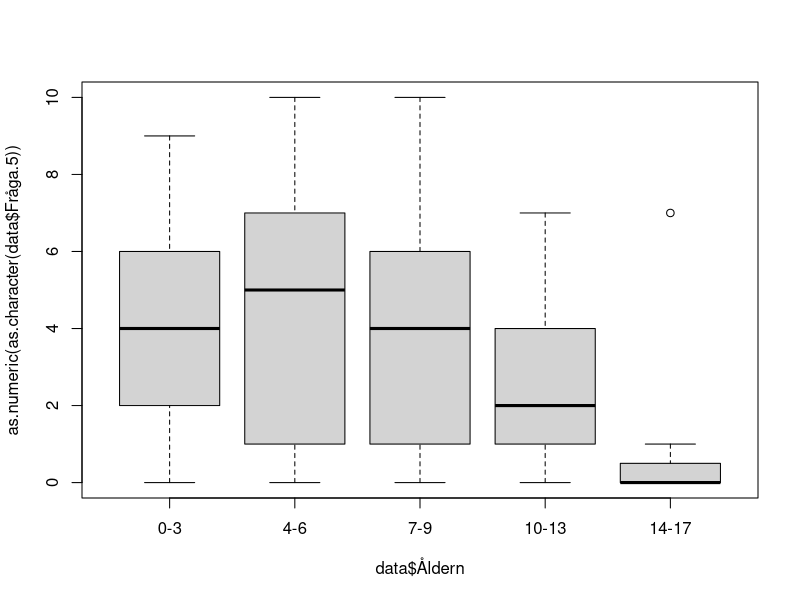
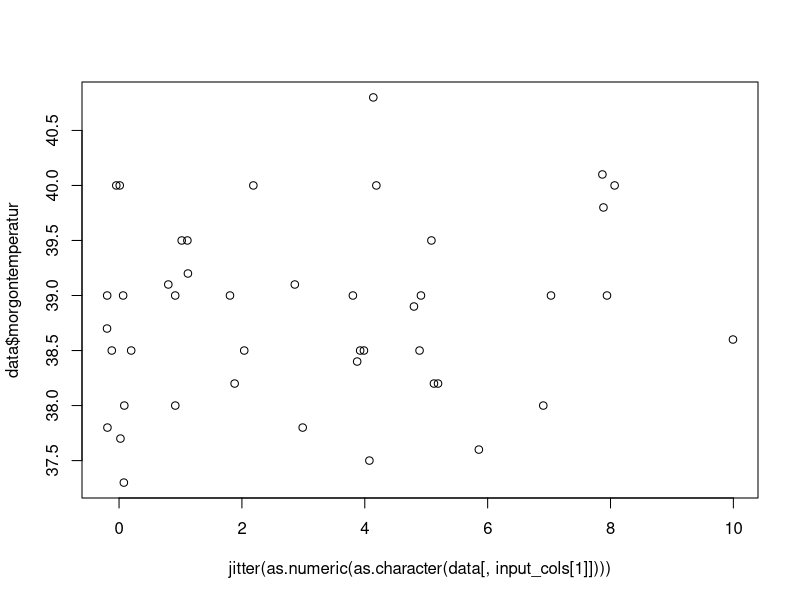

Reproduce these figures in R, in order. (Note: this script raises an error after producing the figures.)
library(stringr)
data <- read.delim('Forschungsarbeit Auswehrtungstabelle 1.csv')
data$Förkylning <- factor(data$Förkylning)
data$Halsont <- factor(data$Halsont)
data$Feber <- factor(data$Feber)
data$Ont.i.öron <- factor(data$Ont.i.öron)
data$UVI <- factor(data$UVI)
data$Hosta <- factor(data$Hosta)
data$Kräkningar <- factor(data$Kräkningar)
data$Diarre <- factor(data$Diarre)
data$Magont <- factor(data$Magont)

data$morgontemperatur <-  as.numeric(str_replace( as.character( data$morgontemperatur), ',','.'))

data$Åldern <- factor( as.character(data$Åldern), levels=c('0-3','4-6','7-9','10-13','14-17' ))

save(data,file="data.RData")

plot( as.numeric(as.character(data$Fråga.5)) ~ data$Åldern)
anova(lm( as.numeric(data$Fråga.5) ~ data$Åldern))$"Pr(>F)"[1]
#[1] 1.06104e-05

input_cols <- c('Fråga.5','Fråga.6','Fråga.7','Fråga..8','Fråga..9','Fråga..10.VAS.CRP','Fråga..10.VAS.strep' )

run_annova <- function( colname ) {

	p.vals1 <- unlist(lapply( input_cols , function(cname) {
		anova(lm( as.numeric(as.character(data[,cname])) ~ data[,colname]))$"Pr(>F)"[1]
	} ))
	
	names(p.vals1) <- input_cols
	p.vals1

}

(p.vals1 <- run_annova('Åldern'))

#            Fråga.5             Fråga.6             Fråga.7            Fråga..8 
#       1.061040e-05        1.089857e-08        2.451278e-01        3.397947e-03 
#           Fråga..9   Fråga..10.VAS.CRP Fråga..10.VAS.strep 
#       1.092852e-07        5.611234e-22        3.930611e-07 

# surprisingly good p values here!

## and the extremely goof p values were an error...

# with the corrected script the p values look more reliable:
# the answe to the question: Does the age of the kids affect the answer to the questions:

#            Fråga.5             Fråga.6             Fråga.7            Fråga..8 
#       1.550308e-04        1.022504e-07        2.451278e-01        3.397947e-03 
#           Fråga..9   Fråga..10.VAS.CRP Fråga..10.VAS.strep 
#       1.092852e-07        8.848871e-05        7.102369e-01


#next what would I like to see?

#visual inspection of the plots like
plot( jitter(as.numeric(as.character(data[,input_cols[1]]))) , data$morgontemperatur)
# did show no effect of the temperature on the questions outcome.

temperature_corr <- NULL
for ( i in 1:length(input_cols)){
	t <- cor.test(as.numeric(as.character(data[,input_cols[i]])) , data$morgontemperatur)
	temperature_corr <- rbind(temperature_corr, c(t$estimate, t$p.value))
}
rownames(temperature_corr) <- input_cols 
colnames(temperature_corr) <- c('pearson rho','p value')

temperature_corr
#                      pearson rho   p value
#Fråga.5              0.1449602126 0.3478091
#Fråga.6              0.0471049719 0.7401870
#Fråga.7              0.0616241503 0.6611327
#Fråga..8             0.0313697722 0.8235475
#Fråga..9             0.0494208433 0.7252697
#Fråga..10.VAS.CRP   -0.0001261715 0.9995441
#Fråga..10.VAS.strep -0.0352295203 0.9283052

(p.vals.kön <- run_annova('kön'))
#            Fråga.5             Fråga.6             Fråga.7            Fråga..8 
#          0.9018953           0.9893636           0.3102917           0.4723559 
#           Fråga..9   Fråga..10.VAS.CRP Fråga..10.VAS.strep 
#          0.8700623           0.4540279           0.7181212

(p.vals.Förkylning <- run_annova('Förkylning'))
#            Fråga.5             Fråga.6             Fråga.7            Fråga..8 
#          0.6633117           0.8820971           0.1282242           0.4538891 
#           Fråga..9   Fråga..10.VAS.CRP Fråga..10.VAS.strep 
#          0.7845322           0.4689488           0.9719658 
(p.vals.Ont.i.öron <- run_annova('Ont.i.öron'))
#            Fråga.5             Fråga.6             Fråga.7            Fråga..8 
#         0.65299100          0.27232017          0.32673439          0.09375773 
#           Fråga..9   Fråga..10.VAS.CRP Fråga..10.VAS.strep 
#         0.90514744          0.12489450          0.46642420 
(p.vals.Hosta <- run_annova('Hosta'))
#            Fråga.5             Fråga.6             Fråga.7            Fråga..8 
#         0.32388528          0.34294922          0.43979613          0.03278197 
#           Fråga..9   Fråga..10.VAS.CRP Fråga..10.VAS.strep 
#         0.55829322          0.42841204          0.97432771 

## In other words - only the age of the child affects the pain results

## for all other questions I need more input.


## Now a pie chart for the 'BesöksUrsak'
data$BesöksUrsak <-  rep( '', nrow(data) )
for ( n in c( 6,7,8,10,11,12,13,14) ) {
	data$BesöksUrsak[which(data[,n] == 1)] <- paste( data$BesöksUrsak[which(data[,n] == 1)], colnames(data)[n])
}


## group that to more useful groups:
data$ManCause <- rep( '', nrow(data) )
oli <- NULL
oli <- c( oli , grep ( 'Hosta', data$BesöksUrsak ) )
oli <- c( oli , grep ( 'Halsont', data$BesöksUrsak ) )
oli <- c( oli , grep ( 'Ont.i.öron', data$BesöksUrsak ) )
oli <- c( oli , grep ( 'Förkylning', data$BesöksUrsak ) )
data$ManCause[unique(oli)] <- 'ÖLI'

data$ManCause[match(' Feber Diarre',data$BesöksUrsak)] <- 'GI'
data$ManCause[match(' Kräkningar Diarre',data$BesöksUrsak)] <- 'GI'
data$ManCause[which(is.na(match(data$BesöksUrsak," Diarre"))==F)] <- 'GI'

table( paste ( data$ManCause, data$BesöksUrsak ) )

data$ManCause[grep('UVI', data$BesöksUrsak )] <- 'UVI'

data$ManCause[which(is.na(match(data$BesöksUrsak," Feber"))==F)] <- 'oklart Feber'

data$ManCause[which(is.na(match(data$BesöksUrsak,"" ))==F)] <- 'ej angivna'

data$ManCause[which(is.na(match(data$ManCause,,"" ))==F)] <-  'ej angivna'


## oh great - the parents know how the kids react.
cor.test( as.numeric(as.character(data$Fråga..9)),  as.numeric(as.character(data$Fråga..10.VAS.CRP)) )

#	Pearson's product-moment correlation

#data:  as.numeric(as.character(data$Fråga..9)) and as.numeric(as.character(data$Fråga..10.VAS.CRP))
#t = 11.417, df = 65, p-value < 2.2e-16
#alternative hypothesis: true correlation is not equal to 0
#95 percent confidence interval:
# 0.7174187 0.8836752
#sample estimates:
#      cor 
#0.8168581 


#partent expect and kids feel the pain
cor.test( as.numeric(as.character(data$Fråga.6)),  as.numeric(as.character(data$Fråga..10.VAS.CRP)) )

#	Pearson's product-moment correlation

#data:  as.numeric(as.character(data$Fråga.6)) and as.numeric(as.character(data$Fråga..10.VAS.CRP))
#t = 7.9075, df = 65, p-value = 4.261e-11
#alternative hypothesis: true correlation is not equal to 0
#95 percent confidence interval:
# 0.5530345 0.8050265
#sample estimates:
#     cor 
#0.700223 

## and the parents see what they expected.
cor.test( as.numeric(as.character(data$Fråga.6)),  as.numeric(as.character(data$Fråga..9)) )

#	Pearson's product-moment correlation

#data:  as.numeric(as.character(data$Fråga.6)) and as.numeric(as.character(data$Fråga..9))
#t = 12.313, df = 152, p-value < 2.2e-16
#alternative hypothesis: true correlation is not equal to 0
#95 percent confidence interval:
# 0.6174964 0.7778674
#sample estimates:
#      cor 
#0.7066437 
#
#Warnmeldung:
#In cor.test(as.numeric(as.character(data$Fråga.6)), as.numeric(as.character(data$Fråga..9))) :
#  NAs durch Umwandlung erzeugt

summary(data$Åldern)/155 *100
#     0-3      4-6      7-9    10-13    14-17 
#38.70968 20.64516 13.54839 16.77419 10.32258 
pie(table(data$Åldern))

data$CRP <- rep('NO',nrow(data))
data$CRP[is.na(match(data$Fråga..10.VAS.CRP, 'na'))==T] <- 'Yes'

CRP <- data[which(data$CRP == 'Yes'),]
(table(paste(as.factor(CRP$CRP), CRP$Åldern)) / nrow(CRP) ) *100

#  Yes 0-3 Yes 10-13 Yes 14-17   Yes 4-6   Yes 7-9 
#43.697479 15.126050  7.563025 19.327731 14.285714 

# Show the numbers for Fråga..10.VAS.CRP for the age
res <- table(data$Åldern, data$Fråga..10.VAS.CRP)
res[ which(res == 0)] = '-'
write.table( res, file="Åldern_vs_Fråga10.VAS.CRP.xls", sep="\t" , quote=F)

#4-6 
mean(c(rep(0,3),rep(10,2),rep(2,5),rep(4,4),rep(5,4),rep(6,3),rep(7,1),rep(8,1)))
#[1] 4.304348
sd(c(rep(0,3),rep(10,2),rep(2,5),rep(4,4),rep(5,4),rep(6,3),rep(7,1),rep(8,1)))
#[1] 2.851392
#7-9
mean(c(rep(0,2),rep(10,1),rep(2,6),rep(3,2),rep(4,5),rep(6,1)))
#[1] 3.176471
sd(c(rep(0,2),rep(10,1),rep(2,6),rep(3,2),rep(4,5),rep(6,1)))
#[1] 2.324739
#10-13
mean(c(rep(0,10),rep(2,4),rep(4,3),rep(5,1)))
#[1] 1.388889
sd(c(rep(0,10),rep(2,4),rep(4,3),rep(5,1)))
#[1] 1.786844
#14-17
mean(c(rep(0,6),rep(2,3)))
#[1] 0.6666667
sd(c(rep(0,6),rep(2,3)))
#[1] 1



res2 <- table(data$Åldern, data$Fråga..9)
res2[ which(res2 == 0)] = '-'

#0-3
 mean(c(rep( 0,9),rep(1,5),rep(2,6),rep(3,7),rep(4,2),rep(5,5),rep(6,5),rep(7,8),rep(9,4),rep(10,2)))
#[1] 4.018868
 sd(c(rep( 0,9),rep(1,5),rep(2,6),rep(3,7),rep(4,2),rep(5,5),rep(6,5),rep(7,8),rep(9,4),rep(10,2)))
#[1] 3.06651
#4-6
mean(c(rep(0,7),rep(1,5),rep(2,4),rep(3,2),rep(4,4),rep(5,2),rep(6,4),rep(8,1),rep(10,3)))
#[1] 3.34375
sd(c(rep(0,7),rep(1,5),rep(2,4),rep(3,2),rep(4,4),rep(5,2),rep(6,4),rep(8,1),rep(10,3)))
#[1] 3.127499
#7-9
 mean(c(rep(0,7),rep(1,1),rep(2,3),rep(3,5),rep(4,2),rep(5,1),rep(6,1),rep(10,1)))
#[1] 2.428571
 sd(c(rep(0,7),rep(1,1),rep(2,3),rep(3,5),rep(4,2),rep(5,1),rep(6,1),rep(10,1)))
#[1] 2.521338
#10-13
mean(c(rep(0,9),rep(1,6),rep(2,4),rep(3,4),rep(4,3)))
#[1] 1.461538
 sd(c(rep(0,9),rep(1,6),rep(2,4),rep(3,4),rep(4,3)))
#[1] 1.420726
#14-17
mean(c(rep(0,11),rep(1,4),rep(3,1)))
#[1] 0.4375
sd (c(rep(0,11),rep(1,4),rep(3,1)))
#[1] 0.813941

res3 <- table(data$Åldern, data$Fråga..10.VAS.strep)
res3[ which(res3 == 0)] = '-'

#4-6
mean(c(rep(0,2),rep(10,1),rep(2,2),rep(4,1),rep(5,1),rep(6,2)))
#[1] 3.888889
sd(c(rep(0,2),rep(10,1),rep(2,2),rep(4,1),rep(5,1),rep(6,2)))
#[1] 3.25747
#7-9
mean(c(rep(0,2),rep(4,1),rep(6,1)))
#[1] 2.5
sd(c(rep(0,2),rep(4,1),rep(6,1)))
#[1] 3
#10-13
mean(c(rep(0,1),rep(1,2),rep(2,2),rep(4,3),rep(5,1),rep(6,1)))
#[1] 2.9
sd(c(rep(0,1),rep(1,2),rep(2,2),rep(4,3),rep(5,1),rep(6,1)))
#[1] 1.969207
#14-17
mean(c(rep(0,5),rep(10,1),rep(2,1),rep(6,1)))
#[1] 2.25
sd(c(rep(0,5),rep(10,1),rep(2,1),rep(6,1)))
#[1] 3.770184


data$CRP = is.na(as.numeric(as.character(data[,28])))==F
data$CRP[which(data[,28] =='x')] = TRUE

data$STREP = is.na(as.numeric(as.character(data[,29])))==F
data$STREP[which(data[,29] =='x')] = TRUE


mean_sd_age <- function(  column, age, crp=T ) {
	if ( crp ) {
		ids <- which(data[,'Åldern'] == age & data[,'CRP'] )
	}else{
		ids <- which(data[,'Åldern'] == age & data[,'STREP'] )
	}
	#browser()
	m = mean( as.numeric(as.character( data[ids,column] )))
	s = sd ( as.numeric(as.character( data[ids,column] )))
	c (m , s)
}

median_mad_age <- function( column, age, crp=T ) {
	if ( crp ) {
		ids <- which(data[,'Åldern'] == age & data[,'CRP'] )
	}else{
		ids <- which(data[,'Åldern'] == age & data[,'STREP'] )
	}
	#browser()
	m = median( as.numeric(as.character( data[ids,column] )))
	s = mad ( as.numeric(as.character( data[ids,column] )))
	c (m , s)
}

result_table <- function (column,  crp=T) {
	t <- NULL
	for ( n in levels(data[,'Åldern']) ) {
		t = rbind(t, median_mad_age ( column, n, crp ))
	}
	colnames(t) <- c( 'median', 'mad' )
	rownames(t) <- levels(data[,'Åldern'])
	t
}


 mean_sd_age( 'Fråga..9', '0-3', crp=T)
#[1] 4.384615 3.132085
 mean_sd_age( 'Fråga..9', '4-6', crp=T)
#[1] 3.130435 3.034714
 mean_sd_age( 'Fråga..9', '7-9', crp=T)
#[1] 2.470588 2.576763
 mean_sd_age( 'Fråga..9', '10-13', crp=T)
#[1] 1.444444 1.423427
 mean_sd_age( 'Fråga..9', '14-17', crp=T)
#[1] 0.3333333 0.5000000
 mean_sd_age( 'Fråga..9', '0-3', crp=F)
#[1] 6.000000 3.316625
 mean_sd_age( 'Fråga..9', '4-6', crp=F)
#[1] 3.888889 3.480102
 mean_sd_age( 'Fråga..9', '7-9', crp=F)
#[1] 2.250000 2.629956
 mean_sd_age( 'Fråga..9', '10-13', crp=F)
#[1] 1.700000 1.567021
 mean_sd_age( 'Fråga..9', '14-17', crp=F)
#[1] 0.500000 1.069045

plot( jitter(as.numeric(as.character(data$Fråga..9)),0.9), jitter( as.numeric(as.character(data$Fråga..10)),0.9))
cor.test( as.numeric(as.character(data$Fråga.6)),  as.numeric(as.character(data$Fråga..10)) )

#	Pearson's product-moment correlation

#data:  as.numeric(as.character(data$Fråga.6)) and as.numeric(as.character(data$Fråga..10))
#t = 7.5671, df = 93, p-value = 2.692e-11
#alternative hypothesis: true correlation is not equal to 0
#95 percent confidence interval:
# 0.4748496 0.7282514
#sample estimates:
#     cor 
#0.617314 


cor.test( as.numeric(as.character(data$Fråga..9)),  as.numeric(as.character(data$Fråga..10)) )

#	Pearson's product-moment correlation

#data:  as.numeric(as.character(data$Fråga..9)) and as.numeric(as.character(data$Fråga..10))
#t = 11.998, df = 93, p-value < 2.2e-16
#alternative hypothesis: true correlation is not equal to 0
#95 percent confidence interval:
# 0.6855800 0.8477917
#sample estimates:
#      cor 
#0.7794266 
#
#Warnmeldung:
#In cor.test.default(as.numeric(as.character(data$Fråga..9)), as.numeric(as.character(data#$Fråga..10))) :
#  NAs durch Umwandlung erzeugt

plot( as.numeric(as.character(data$Fråga..9[which(data$CRP)])) ~ data$Åldern[which(data$CRP)])
plot( as.numeric(as.character(data$Fråga..9[which(data$STREP)])) ~ data$Åldern[which(data$STREP)])

plot( as.numeric(as.character(data$Fråga..10[which(data$CRP)])) ~ data$Åldern[which(data$CRP)])
plot( as.numeric(as.character(data$Fråga..10[which(data$STREP)])) ~ data$Åldern[which(data$STREP)])


#t.test( as.numeric(as.character(data$kön
id_f =which(data$kön == 'f' & data$Åldern != '10-13')
id_p =which(data$kön == 'p' & data$Åldern != '10-13')

t.test( as.numeric(as.character(data$Fråga..10[id_f])), as.numeric(as.character(data$Fråga..10[id_p])))


#	Welch Two Sample t-test

#data:  as.numeric(as.character(data$Fråga..10[id_f])) and as.numeric(as.character(data$Fråga..10[id_p]))
#t = 0.22983, df = 39.934, p-value = 0.8194
#alternative hypothesis: true difference in means is not equal to 0
#95 percent confidence interval:
# -1.366913  1.717668
#sample estimates:
#mean of x mean of y 
# 3.365854  3.190476 

#Warnmeldungen:
#1: In t.test(as.numeric(as.character(data$Fråga..10[id_f])), as.numeric(as.character(data$Fråga..10[id_p]))) :
#  NAs durch Umwandlung erzeugt
#2: In t.test.default(as.numeric(as.character(data$Fråga..10[id_f])),  :
#  NAs durch Umwandlung erzeugt


plot( as.numeric(as.character(data$Fråga..9)) ~ data$tidigare_provatgning, 
	ylab="Fråga 9",xlab="tidigare provtagning")

plot( as.numeric(as.character(data$Fråga..10)) ~ data$tidigare_provatgning, 
	ylab="Fråga 10",xlab="tidigare provtagning")

##2017_08_30

cor.test( as.numeric(as.character(data$Fråga.7)) , as.numeric(as.character(data$Fråga..9)))


#	Pearson's product-moment correlation

#data:  as.numeric(as.character(data$Fråga.7)) and as.numeric(as.character(data$Fråga..9))
#t = -0.53347, df = 153, p-value = 0.5945
#alternative hypothesis: true correlation is not equal to 0
#95 percent confidence interval:
# -0.1993821  0.1153435
#sample estimates:
#        cor 
#-0.04308823 

cor.test( as.numeric(as.character(data$Fråga.7)) , as.numeric(as.character(data$Fråga..10)))

#	Pearson's product-moment correlation

#data:  as.numeric(as.character(data$Fråga.7)) and as.numeric(as.character(data$Fråga..10))
#t = -0.3933, df = 93, p-value = 0.695
#alternative hypothesis: true correlation is not equal to 0
#95 percent confidence interval:
# -0.2403184  0.1621254
#sample estimates:
#        cor 
#-0.04074907 


cor.test( as.numeric(as.character(data$Fråga.6)) , as.numeric(as.character(data$Fråga..10)))

#	Pearson's product-moment correlation

#data:  as.numeric(as.character(data$Fråga.6)) and as.numeric(as.character(data$Fråga..10))
#t = 7.5671, df = 93, p-value = 2.692e-11
#alternative hypothesis: true correlation is not equal to 0
#95 percent confidence interval:
# 0.4748496 0.7282514
#sample estimates:
#     cor 
#0.617314 


cor.test( as.numeric(as.character(data$Fråga..9)) , as.numeric(as.character(data$Fråga..10)))

#	Pearson's product-moment correlation

#data:  as.numeric(as.character(data$Fråga..9)) and as.numeric(as.character(data$Fråga..10))
#t = 11.998, df = 93, p-value < 2.2e-16
#alternative hypothesis: true correlation is not equal to 0
#95 percent confidence interval:
# 0.6855800 0.8477917
#sample estimates:
#      cor 
#0.7794266 

plot( jitter(as.numeric(as.character(data$Fråga..9))) , jitter(as.numeric(as.character(data$Fråga..10))))

#And now the pupulation analysis...

summary(data)

#    Enkätnr        Åldern   kön     Antal.barn.i.familjen Mama.papa.närstående
# Min.   :  1.0   0-3  :60   f :87   1 :20                 m :103              
# 1st Qu.: 39.5   4-6  :32   na:13   2 :47                 mp:  4              
# Median : 78.0   7-9  :21   p :55   3 :17                 n :  5              
# Mean   : 78.0   10-13:26           4 : 1                 na:  4              
# 3rd Qu.:116.5   14-17:16           5 : 1                 p : 39              
# Max.   :155.0                      na:69                                     
                                                                              
# Förkylning Halsont Feber  morgontemperatur Ont.i.öron UVI     Hosta 
# 0:90       0:98    0:74   Min.   :37.30    0:140      0:150   0:96  
# 1:65       1:57    1:81   1st Qu.:38.20    1: 15      1:  5   1:59  
#                           Median :39.00                             
#                           Mean   :38.82                             
#                           3rd Qu.:39.50                             
#                           Max.   :40.80                             
#                           NA's   :102                               
# Kräkningar Diarre  Magont  Fråga.2a..J.N Fråga.2b.J.N
# 0:153      0:150   0:133   j:132         j :89       
# 1:  2      1:  5   1: 22   n: 23         n :56       
#                                          na:10       
                                                      
                                                      
                                                      
                                                      
# Fråga.3...1.schlechter..0.unverändert...1.besser. Fråga.4a.N.J Fråga.4a..Antal
# 0 :77                                             j :117       na     :105    
# 1 :24                                             n : 25       3      : 12    
# -1:53                                             na: 13       2      : 10    
# na: 1                                                          1      :  8    
#                                                                5      :  8    
#                                                                10     :  4    
#                                                                (Other):  8    
# Fråga.4bN.J   X4b.Antal      Fråga.5      Fråga.6      Fråga.7      
# j :97       na     :113   0      :31   0      :29   Min.   : 0.000  
# n :30       1      : 17   na     :18   5      :22   1st Qu.: 0.000  
# na:28       2      :  9   1      :16   1      :19   Median : 1.000  
#             3      :  6   5      :16   3      :19   Mean   : 2.206  
#             4      :  3   2      :14   4      :15   3rd Qu.: 3.000  
#             5      :  3   3      :14   2      :13   Max.   :10.000  
#             (Other):  4   (Other):46   (Other):38                   
#    Fråga..8         Fråga..9      Fråga..10.VAS.CRP Fråga..10.VAS.strep
# Min.   : 0.000   Min.   : 0.000   x      :52        na     :113        
# 1st Qu.: 0.000   1st Qu.: 0.000   na     :36        x      : 11        
# Median : 1.000   Median : 2.000   0      :21        0      : 10        
# Mean   : 2.219   Mean   : 3.045   2      :18        2      :  5        
# 3rd Qu.: 4.000   3rd Qu.: 5.000   4      :12        4      :  5        
# Max.   :10.000   Max.   :10.000   5      : 5        6      :  5        
#                                   (Other):11        (Other):  6        
#    CRP            STREP           Fråga..10  tidigare_provatgning
# Mode :logical   Mode :logical   x      :60   no : 22             
# FALSE:36        FALSE:113       0      :30   yes:133             
# TRUE :119       TRUE :42        2      :22                       
# NA's :0         NA's :0         4      :16                       
#                                 6      : 9                       
#                                 5      : 7                       
#                                 (Other):11                       
# tidigare_provatgning_binary
# Mode :logical              
# FALSE:22                   
# TRUE :133                  
# NA's :0       

## drop the double tested childreen:
data2 <- data[-which(data$STREP & data$CRP),]
cor.test( as.numeric(as.character(data2$Fråga..9)) , as.numeric(as.character(data2$Fråga..10)))

#	Pearson's product-moment correlation

#data:  as.numeric(as.character(data2$Fråga..9)) and as.numeric(as.character(data2$Fråga..10))
#t = 12.254, df = 90, p-value < 2.2e-16
#alternative hypothesis: true correlation is not equal to 0
#95 percent confidence interval:
# 0.6991314 0.8567807
#sample estimates:
#     cor 
#0.790722 

#Warnmeldung:
#In cor.test.default(as.numeric(as.character(data2$Fråga..9)), as.numeric(as.character(data2$Fråga..10))) :
#  NAs durch Umwandlung erzeugt

# If anything the data gets better - so we do not really care aboput that.


round(table(data$Åldern) / sum(table(data$Åldern)) * 100 ,1)
#  0-3   4-6   7-9 10-13 14-17 
# 38.7  20.6  13.5  16.8  10.3 

pdf( file="Age_pie.pdf", width=6, height=6)
pie(x=table(data$Åldern), clockwise=T, col=rainbow(5))
dev.off()

table(data$Fråga.2a..J.N) / 155 * 100
#       j        n 
#85.16129 14.83871

apply( data[,c('Kräkningar','Diarre','Magont')],1, function (x) sum(as.numeric(as.character(x))))

data$illnes = ''

for (n in colnames(data)[c(6,7,8,10,11,12,13,14,15)]){
	ids = which(data[,n] == 1)
	data$illnes[ids] = paste( data$illnes[ids], n)
}


## day 2017-08-31
## kids in the family - any influence on pain?
only_1 <- which(as.numeric(as.character(data$Antal.barn.i.familjen)) == 1 )
more_than_1 <- which(as.numeric(as.character(data$Antal.barn.i.familjen)) > 1 )

boxplot( as.numeric(as.character(data$Fråga..9))[only_1], as.numeric(as.character(data$Fråga..9))[more_than_1])

 t.test( as.numeric(as.character(data$Fråga..9))[only_1], as.numeric(as.character(data$Fråga..9))[more_than_1])

#	Welch Two Sample t-test

#data:  as.numeric(as.character(data$Fråga..9))[only_1] and as.numeric(as.character(data$Fråga..9))#[more_than_1]
#t = 1.2734, df = 29.317, p-value = 0.2129
#alternative hypothesis: true difference in means is not equal to 0
#95 percent confidence interval:
# -0.598901  2.577689
#sample estimates:
#mean of x mean of y 
# 3.550000  2.560606 

wilcox.test( as.numeric(as.character(data$Fråga..9))[only_1], as.numeric(as.character(data$Fråga..9))[more_than_1])

#	Wilcoxon rank sum test with continuity correction

#data:  as.numeric(as.character(data$Fråga..9))[only_1] and as.numeric(as.character(data$Fråga..9))[more_than_1]
#W = 779.5, p-value = 0.2127
#alternative hypothesis: true location shift is not equal to 0

boxplot( as.numeric(as.character(data$Fråga..10))[only_1], as.numeric(as.character(data$Fråga..10))[more_than_1])

t.test( as.numeric(as.character(data$Fråga..10))[only_1], as.numeric(as.character(data$Fråga..10))[more_than_1])

#	Welch Two Sample t-test

#data:  as.numeric(as.character(data$Fråga..10))[only_1] and as.numeric(as.character(data#$Fråga..10))[more_than_1]
#t = 0.2117, df = 11.975, p-value = 0.8359
#alternative hypothesis: true difference in means is not equal to 0
#95 percent confidence interval:
# -1.897599  2.305932
#sample estimates:
#mean of x mean of y 
# 2.600000  2.395833 

wilcox.test( as.numeric(as.character(data$Fråga..10))[only_1], as.numeric(as.character(data$Fråga..10))[more_than_1])

#	Wilcoxon rank sum test with continuity correction

#data:  as.numeric(as.character(data$Fråga..10))[only_1] and as.numeric(as.character(data$Fråga..10))[more_than_1]
#W = 244.5, p-value = 0.9321
#alternative hypothesis: true location shift is not equal to 0

two_group <- function ( data1, data2 ) {
	d <- vector('numeric', 1000)
        s <- vector('numeric', 1000)
	for ( i in 1:1000 ) {
		t <- wilcox.test( jitter(data1), jitter(data2) )
		d[i] <- t$p.value
		s[i] <- t$statistic
	}
	list( mean.p.value =mean (d), mean.statistics=mean(s))
}

two_group( as.numeric(as.character(data$Fråga..9))[only_1], as.numeric(as.character(data$Fråga..9))[more_than_1])
#$mean.p.value
#[1] 0.2321051

#$mean.statistics
#[1] 779.902


two_group( as.numeric(as.character(data$Fråga..10))[only_1], as.numeric(as.character(data$Fråga..10))[more_than_1] )
#$mean.p.value
#[1] 0.7956872

#$mean.statistics
#[1] 244.338


mean_cor_test <- function (colA, colB,  method="pearson" ) {
	d <- vector('numeric', 1000)
	r <- vector('numeric', 1000)
	for ( i in 1:1000 ) {
		t  <- cor.test( 
			jitter(as.numeric(as.character(data[, colA]))), 
			jitter(as.numeric(as.character(data[, colB]))),
			method=method
		)
		d[i] <- t$p.value
		r[i] <- t$estimate
	}
	list( mean.p.value =mean (d), mean.estimate=mean(r))
}

mean_cor_test( 'Fråga..8', 'Fråga..10')
#$mean.p.value
#[1] 1.435407e-12

#$mean.estimate
#[1] 0.6477754

#Es gab 50 oder mehr Warnungen (Anzeige der ersten 50 mit warnings())
mean_cor_test( 'Fråga..8', 'Fråga..9')
#$mean.p.value
#[1] 1.582381e-12
#
#$mean.estimate
#[1] 0.5292124


 mean_cor_test( 'Fråga..8', 'Fråga..9', 'spearman')
#$mean.p.value
#[1] 1.126521e-08

#$mean.estimate
#[1] 0.4704633

 mean_cor_test( 'Fråga..8', 'Fråga..10', 'spearman')
#$mean.p.value
#[1] 1.464139e-08

#$mean.estimate
#[1] 0.5748656

#Es gab 50 oder mehr Warnungen (Anzeige der ersten 50 mit warnings())

t = read.delim('all_data.csv', sep=';') # manually changed diagnos
DIAGNOS <- as.character(t[,36])
data$Diagnos = factor( str_replace(DIAGNOS, "^ ", "" ), levels=c("GI", "Isolerad feber", "Luftvägssymtom", "Luftvägssymtom+UVI", "UVI" ))


round(table(data$Diagnos) / sum( table(data$Diagnos) ) * 100,1)

#                GI     Isolerad feber     Luftvägssymtom Luftvägssymtom+UVI 
#              10.1               10.1               75.8                1.3 
#               UVI 
#               2.7 



# 2017-09-01

# Könsfördelningen + Diagram i Åldersgruppen


Plot = function (p, file ) {
	pdf(file=paste("../figures/",file,'.pdf',sep=''), width=4, height=4)
	print(p)
	dev.off()
	png(file=paste("../figures/",file,'.png',sep=''), width=600, height=600)
	print(p)
	dev.off()
}


data$data.9 <- as.numeric(as.character(data$Fråga..9))
data$data.10 <- as.numeric(as.character(data$Fråga..10))

data$tidigare_provtagning = FALSE
data$tidigare_provtagning[unique(c(
	which(data$Fråga.4a.N.J=='j'),
	which(data$Fråga.4bN.J=='j')
	))] = TRUE

CRP <- data[which(data$CRP),]
STREP <- data[which(data$STREP),]


library(reshape2)

ag <- table(data$kön , data$Åldern)
ag <- ag[-2,]
ag_melted = melt(ag)
colnames(ag_melted) <- c('kön', 'Ålder','value')

pl = ggplot(data=ag_melted, 
	aes (x=ag_melted$'Ålder', y=ag_melted$'value', fill=ag_melted$'kön')
     ) +
geom_bar(stat="identity", color="black", position=position_dodge())+
theme_minimal()
pl = pl + xlab('Ålder') + ylab('patient [n]') + labs(fill = "Kön")
	
Plot( pl, 'Åldersfördelning_kön')

write.table(ag_melted, file="../tables/Åldersfördelning_kön.xls", sep="\t", quote=F,row.names=F)


## Åldersfördelning_ tidigare provtagning

ta <- table(data$tidigare_provtagning , data$Åldern)

write.table(ta, file="tables/provtagning_age.tab", sep="\t",quote=F)
d <- read.delim("tables/provtagning_age.tab")
colnames(d) <- colnames(ta)
d = rbind(d, d[1,] / ( d[1,] +d[2,]) *100)
d = rbind(d, d[2,] / ( d[1,] +d[2,]) *100)

rownames(d) <- c('No','Yes', 'No [%]', 'Yes [%]' )

d = cbind( measure=rownames(d), d)


ta_melted = melt(d[4:3,])
ta_melted[,1] <- factor( as.character(ta_melted[,1]), levels=c('Yes [%]','No [%]'))

colnames(ta_melted) <- c( 'tidigare_provtagning', 'Ålder', 'value')

pl = ggplot(data=ta_melted, 
	aes (x=Ålder, y=value, fill=tidigare_provtagning)
     ) +
geom_bar(stat="identity", color="black", position=position_dodge())+
#geom_bar(stat="identity", color="black")+
theme_minimal()
pl = pl + xlab('Ålder') + ylab('patient [%]') + labs(fill = "tidigare provtagning")
#pl = pl + scale_fill_manual(values=c('green','lightgray'))

Plot(pl, 'Åldersfördelning_tidigare provtagning')

write.table(ta_melted, file="../tables/Åldersfördelning_tidigare provtagning.xls", sep="\t", quote=F,row.names=F)


#Total %
summary(data$tidigare_provtagning)
#   Mode   FALSE    TRUE    NA's 
#logical      22     133       0 

133/ (133+22) *100
#[1] 85.80645


# Diagramm boxplot Fråga..9 and Fråga..10 STREP, CRP and all



Plot(ggplot(data, aes( Åldern, data.9 )) +geom_boxplot() +ylab('') +
	scale_y_continuous(breaks=c(0,2,4,6,8, 10)),
	'Question_9_all' )


Plot(ggplot(CRP, aes( Åldern, data.9 )) +geom_boxplot() +ylab('')+
	scale_y_continuous(breaks=c(0,2,4,6,8, 10)),
	'Question_9_CRP' )

Plot(ggplot(STREP, aes( Åldern, data.9 )) +geom_boxplot() +ylab('')+
	scale_y_continuous(breaks=c(0,2,4,6,8, 10)),
	'Question_9_STREP' )


## question 10

Plot(ggplot(data, aes( Åldern, data.10 )) +geom_boxplot(na.rm = TRUE) +ylab('')+
	scale_y_continuous(breaks=c(0,2,4,6,8, 10)),
	'Question_10_all' )


Plot(ggplot(CRP, aes( Åldern, data.10 )) +geom_boxplot() +ylab('')+
	scale_y_continuous(breaks=c(0,2,4,6,8, 10)),
	'Question_10_CRP' )

Plot(ggplot(STREP, aes( Åldern, data.10 )) +geom_boxplot() +ylab('')+
	scale_y_continuous(breaks=c(0,2,4,6,8, 10)),
	'Question_10_STREP' )


## question 8

Plot(ggplot(data, aes( Åldern, Fråga..8 )) +geom_boxplot(na.rm = TRUE) +ylab('')+
	scale_y_continuous(breaks=c(0,2,4,6,8, 10)),
	'Question_8_all' )


Plot(ggplot(CRP, aes( Åldern, Fråga..8 )) +geom_boxplot() +ylab('')+
	scale_y_continuous(breaks=c(0,2,4,6,8, 10)),
	'Question_8_CRP' )

Plot(ggplot(STREP, aes( Åldern, Fråga..8 )) +geom_boxplot() +ylab('')+
	scale_y_continuous(breaks=c(0,2,4,6,8, 10)),
	'Question_8_STREP' )


## sum up all statistics that have been run and should/could end up in the final document


mean_cor_test <- function (colA, colB,  method="pearson" ) {
	d <- vector('numeric', 1000)
	r <- vector('numeric', 1000)
	#plot one
	data1 <- as.numeric(as.character(data[, colA]))
	data2 <- as.numeric(as.character(data[, colB]))

	da <- cbind( x=jitter(data1), y=jitter(data2))
	ids <- unique(sort (c(which( is.na(da[,1])),which( is.na(da[,2])) )))
	if ( length(ids) > 0 ){
		da <- da[-ids,]
	}
	p <- ggplot(data.frame(da), aes(x=x,y=y) ) + geom_point()
	p <- p + xlab(colA) + ylab(colB)
	p <- p + scale_y_continuous(breaks=c(0,2,4,6,8, 10)) + scale_x_continuous(breaks=c(0,2,4,6,8, 10))

	fn = str_replace_all(make.names( paste("correlation", make.names(c(colA, colB)), collapse=" ")), "\\.+","_")
	Plot( p,  fn )


	for ( i in 1:1000 ) {
		t  <- cor.test( 
			jitter(data1), 
			jitter(data2),
			method=method
		)
		d[i] <- t$p.value
		r[i] <- t$estimate
	}
	list( test=paste(method, 'n=1000'), comparing = paste( colA, colB, sep=" vs. "), mean.p.value =mean (d), mean.estimate=mean(r), mean.statistics="only two group comparisons", figure=fn)
}

two_group <- function ( data1, data2, colA, colB ) {
	d <- vector('numeric', 1000)
        s <- vector('numeric', 1000)
	## plot one
	data1 <- data1[is.na(data1) ==F]
	data2 <- data1[is.na(data2) ==F]
	da <- t(data.frame(lapply( data1, function(x) { c( colA, x) } ) ))
	da <- rbind(d, t(data.frame(lapply( data2, function(x) { c( colB, x) } ) )) )
	da[,2] <- as.numeric(as.character(da[,2]))
	rownames(da) <- 1:nrow(da)
	colnames(da) <- c( 'variable', 'value')
	da <- data.frame(da)
	da[,2]<- as.numeric(as.character(da[,2]))
	p <- ggplot(da , aes( variable, value)) +geom_boxplot()
	p <- p + xlab('') + ylab('') + scale_y_continuous(breaks=c(0,2,4,6,8, 10))

	fn = str_replace_all(make.names( paste("wilcox.test", make.names(c(colA, colB)), collapse=" ")), "\\.+","_")
	Plot( p,  fn )

	for ( i in 1:1000 ) {
		t <- wilcox.test( jitter(data1), jitter(data2) )
		d[i] <- t$p.value
		s[i] <- t$statistic
	}
	list(test='wilcox.test n=1000', comparing = paste( colA, colB, sep=" vs. "),  mean.p.value =mean (d),mean.estimate="Only correlations", mean.statistics=mean(s), figure=fn)
}

library(ggplot2)
library(reshape2)
library(stringr)

stat_results = NULL

stat_results = rbind( stat_results, mean_cor_test('Fråga.6', 'Fråga..9', 'spearman') )

stat_results = rbind( stat_results, mean_cor_test('Fråga.6', 'Fråga..9', 'spearman') )
stat_results = rbind( stat_results,mean_cor_test('Fråga.6', 'Fråga..10.VAS.CRP', 'spearman') )
stat_results = rbind( stat_results,mean_cor_test('Fråga.6', 'Fråga..10.VAS.strep', 'spearman') )
stat_results = rbind( stat_results,mean_cor_test('Fråga.6', 'Fråga..10', 'spearman') )

stat_results = rbind( stat_results,mean_cor_test('Fråga.7', 'Fråga..9', 'spearman') )
stat_results = rbind( stat_results,mean_cor_test('Fråga.7', 'Fråga..10.VAS.CRP', 'spearman') )
stat_results = rbind( stat_results,mean_cor_test('Fråga.7', 'Fråga..10.VAS.strep', 'spearman') )
stat_results = rbind( stat_results,mean_cor_test('Fråga.7', 'Fråga..10', 'spearman') )

stat_results = rbind( stat_results,mean_cor_test('Fråga..8', 'Fråga..9', 'spearman') )
stat_results = rbind( stat_results,mean_cor_test('Fråga..8', 'Fråga..10.VAS.CRP', 'spearman') )
stat_results = rbind( stat_results,mean_cor_test('Fråga..8', 'Fråga..10.VAS.strep', 'spearman') )
stat_results = rbind( stat_results,mean_cor_test('Fråga..8', 'Fråga..10', 'spearman') )

stat_results = rbind( stat_results,mean_cor_test( 'Fråga..9', 'Fråga..10.VAS.CRP', 'spearman') )
stat_results = rbind( stat_results,mean_cor_test( 'Fråga..9', 'Fråga..10.VAS.strep', 'spearman') )
stat_results = rbind( stat_results,mean_cor_test('Fråga..9', 'Fråga..10', 'spearman') )


stat_results = rbind( stat_results,
	two_group( as.numeric(as.character(data$Fråga..9))[only_1], 
		as.numeric(as.character(data$Fråga..9))[more_than_1],
		'Fråga 9 Antal barn i familien = 1',
		'Fråga 9 Antal barn i familien > 1'
	)
)

stat_results = rbind( stat_results,
	two_group( as.numeric(as.character(data$data.10))[only_1], 
		as.numeric(as.character(data$data.10))[more_than_1],
		'Fråga 10 Antal barn i familien = 1',
		'Fråga 10 Antal barn i familien > 1'
	)
) 

id_f =which(data$kön == 'f' & data$Åldern != '10-13')
id_p =which(data$kön == 'p' & data$Åldern != '10-13')

stat_results = rbind( stat_results, 
	two_group( 
		as.numeric(as.character(data$data.10[id_f])), 
		as.numeric(as.character(data$data.10[id_p])),
		'Fråga 10 flickor',
		'Fraga 10 pojkar'
	)
)


write.table( stat_results, file='../tables/AllStatResults.xls', row.names=F, quote=F, sep='\t')

# while writing the document we came accross more questions:
# did the sex of the parents that were in with the kid have an effect on there expectations?

(s = table(data[,c(5,17)] )[-c(2:4),-3])
#                    Fråga.2b.J.N
#Mama.papa.närstående  j  n
#                  m  61 34
#                  p  20 18

pdf( file="../figures/Chisq_parents_sex_vs_F2b.pdf", width=6, height=6)
plot( s )
dev.off()

(t = chisq.test(s))

#	Pearson's Chi-squared test with Yates' continuity correction

#data:  s
#X-squared = 1.0807, df = 1, p-value = 0.2985

stat_results <- rbind( stat_results, c('chisq.test', 'Childs sex vs f2b', t$p.value, 'not used here', t$statistic, 'Chisq_parents_sex_vs_F2b.pdf' ) )


s = table(data[,c(3,17)] )[-2,-3]
#   Fråga.2b.J.N
#kön  j  n
#  f 53 31
#  p 30 21

pdf( file="../figures/Chisq_childs_sex_vs_F2b.pdf", width=6, height=6)
plot( s )
dev.off()

t = chisq.test(s)


stat_results <- rbind( stat_results, c('chisq.test', 'Childs sex vs f2b', t$p.value, 'not used here', t$statistic, 'Chisq_childs_sex_vs_F2b.pdf' ) )


#	Pearson's Chi-squared test with Yates' continuity correction
#data:  s
#X-squared = 0.097402, df = 1, p-value = 0.755


#s = table(data[,c(3,18)] )[-2,-4]
##   Fråga.3...1.schlechter..0.unverändert...1.besser.
##kön  0  1 -1
##  f 51  8 27
##  p 22 12 21
#
#t = chisq.test( s )
#
##	Pearson's Chi-squared test
##data:  t(s)
##X-squared = 6.5727, df = 2, p-value = 0.03739



# did the allmänstillstand of the kid affect the parents whish to get the test made?
s = table(data[,17:18])[-3,-4]
#            Fråga.3...1.schlechter..0.unverändert...1.besser.
#Fråga.2b.J.N  0  1 -1
#           j 47 11 30
#           n 26  9 21

t = chisq.test( s )

#	Pearson's Chi-squared test

#data:  table(data[, 17:18])[-3, -4]
#X-squared = 0.75553, df = 2, p-value = 0.6854

pdf( file="../figures/Chisq_F2_vs_F3.pdf", width=6, height=6)
plot( s )
dev.off()

stat_results <- rbind( stat_results, c('chisq.test', 'Fråga2b.JN vs Verlopp f3', t$p.value, 'not used here', t$statistic, 'Chisq_F2_vs_F3.pdf' ) )



write.table( stat_results, file='../tables/AllStatResults.xls', row.names=F, quote=F, sep='\t')

data$Åldern_numeric <- as.numeric(data$Åldern)

stat_results = rbind( stat_results, mean_cor_test('Åldern_numeric', 'data.9',  method="spearman" ) )
stat_results = rbind( stat_results, mean_cor_test('Åldern_numeric', 'data.10',  method="spearman" ) )



stat_results = rbind( stat_results, 
	two_group( 
		as.numeric(as.character(data$data.10[data$tidigare_provatgning_binary == F])), 
		as.numeric(as.character(data$data.10[data$tidigare_provatgning_binary])),
		'först prov',
		'minst andra prov'
	)
)






write.table( stat_results, file='../tables/AllStatResults.xls', row.names=F, quote=F, sep='\t')










